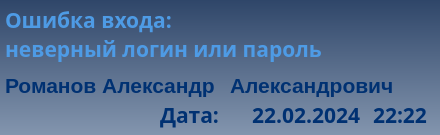
<?xml version="1.0" encoding="UTF-8"?>
<ui version="4.0">
 <class>widget_27_3_21_err_log_psw</class>
 <widget class="QWidget" name="widget_27_3_21_err_log_psw">
  <property name="geometry">
   <rect>
    <x>0</x>
    <y>0</y>
    <width>440</width>
    <height>135</height>
   </rect>
  </property>
  <property name="windowTitle">
   <string>widget_27_3_21_err_log_psw</string>
  </property>
  <property name="layoutDirection">
   <enum>Qt::LeftToRight</enum>
  </property>
  <property name="styleSheet">
   <string notr="true">background-color: qlineargradient(spread:pad, x1:0.5, y1:0, x2:0.5, y2:1, stop:0 rgba(47, 70, 105, 255), stop:1 rgba(131, 149, 174, 255));</string>
  </property>
  <widget class="QLabel" name="lbl_name_error">
   <property name="enabled">
    <bool>true</bool>
   </property>
   <property name="geometry">
    <rect>
     <x>5</x>
     <y>5</y>
     <width>401</width>
     <height>60</height>
    </rect>
   </property>
   <property name="font">
    <font>
     <family>Arial Black</family>
     <pointsize>16</pointsize>
     <weight>75</weight>
     <bold>true</bold>
    </font>
   </property>
   <property name="layoutDirection">
    <enum>Qt::LeftToRight</enum>
   </property>
   <property name="styleSheet">
    <string notr="true">color: rgb(78, 155, 229);
background-color: qlineargradient(spread:pad, x1:0, y1:0, x2:1, y2:0, stop:0 rgba(0, 0, 0, 0), stop:1 rgba(255, 255, 255, 0));</string>
   </property>
   <property name="text">
    <string>&lt;html&gt;&lt;head/&gt;&lt;body&gt;&lt;p&gt;Ошибка входа:&lt;br/&gt;неверный логин или пароль&lt;/p&gt;&lt;/body&gt;&lt;/html&gt;</string>
   </property>
  </widget>
  <widget class="QLabel" name="lbl_info">
   <property name="enabled">
    <bool>true</bool>
   </property>
   <property name="geometry">
    <rect>
     <x>160</x>
     <y>100</y>
     <width>65</width>
     <height>30</height>
    </rect>
   </property>
   <property name="font">
    <font>
     <family>Arial Black</family>
     <pointsize>16</pointsize>
     <weight>75</weight>
     <italic>false</italic>
     <bold>true</bold>
     <underline>false</underline>
    </font>
   </property>
   <property name="mouseTracking">
    <bool>true</bool>
   </property>
   <property name="contextMenuPolicy">
    <enum>Qt::NoContextMenu</enum>
   </property>
   <property name="layoutDirection">
    <enum>Qt::LeftToRight</enum>
   </property>
   <property name="styleSheet">
    <string notr="true">color: rgb(0, 49, 114);
background-color: qlineargradient(spread:pad, x1:0, y1:0, x2:1, y2:0, stop:0 rgba(0, 0, 0, 0), stop:1 rgba(255, 255, 255, 0));</string>
   </property>
   <property name="lineWidth">
    <number>1</number>
   </property>
   <property name="text">
    <string>Дата:</string>
   </property>
   <property name="textFormat">
    <enum>Qt::AutoText</enum>
   </property>
   <property name="alignment">
    <set>Qt::AlignLeading|Qt::AlignLeft|Qt::AlignVCenter</set>
   </property>
   <property name="wordWrap">
    <bool>false</bool>
   </property>
   <property name="margin">
    <number>0</number>
   </property>
   <property name="indent">
    <number>0</number>
   </property>
   <property name="textInteractionFlags">
    <set>Qt::NoTextInteraction</set>
   </property>
  </widget>
  <widget class="QLabel" name="lbl_name_1">
   <property name="enabled">
    <bool>true</bool>
   </property>
   <property name="geometry">
    <rect>
     <x>5</x>
     <y>70</y>
     <width>240</width>
     <height>30</height>
    </rect>
   </property>
   <property name="font">
    <font>
     <family>Arial</family>
     <pointsize>16</pointsize>
     <weight>75</weight>
     <bold>true</bold>
    </font>
   </property>
   <property name="layoutDirection">
    <enum>Qt::LeftToRight</enum>
   </property>
   <property name="styleSheet">
    <string notr="true">color: rgb(0, 49, 114);
background-color: qlineargradient(spread:pad, x1:0, y1:0, x2:1, y2:0, stop:0 rgba(0, 0, 0, 0), stop:1 rgba(255, 255, 255, 0));</string>
   </property>
   <property name="text">
    <string>Романов Александр</string>
   </property>
  </widget>
  <widget class="QLabel" name="lbl_data">
   <property name="enabled">
    <bool>true</bool>
   </property>
   <property name="geometry">
    <rect>
     <x>230</x>
     <y>100</y>
     <width>130</width>
     <height>30</height>
    </rect>
   </property>
   <property name="font">
    <font>
     <family>Arial Black</family>
     <pointsize>16</pointsize>
     <weight>75</weight>
     <italic>false</italic>
     <bold>true</bold>
     <underline>false</underline>
    </font>
   </property>
   <property name="mouseTracking">
    <bool>true</bool>
   </property>
   <property name="contextMenuPolicy">
    <enum>Qt::NoContextMenu</enum>
   </property>
   <property name="layoutDirection">
    <enum>Qt::LeftToRight</enum>
   </property>
   <property name="styleSheet">
    <string notr="true">color: rgb(0, 49, 114);
background-color: qlineargradient(spread:pad, x1:0, y1:0, x2:1, y2:0, stop:0 rgba(0, 0, 0, 0), stop:1 rgba(255, 255, 255, 0));</string>
   </property>
   <property name="lineWidth">
    <number>1</number>
   </property>
   <property name="text">
    <string>22.02.2024</string>
   </property>
   <property name="textFormat">
    <enum>Qt::AutoText</enum>
   </property>
   <property name="alignment">
    <set>Qt::AlignRight|Qt::AlignTrailing|Qt::AlignVCenter</set>
   </property>
   <property name="wordWrap">
    <bool>false</bool>
   </property>
   <property name="margin">
    <number>0</number>
   </property>
   <property name="indent">
    <number>0</number>
   </property>
   <property name="textInteractionFlags">
    <set>Qt::NoTextInteraction</set>
   </property>
  </widget>
  <widget class="QLabel" name="lbl_name_2">
   <property name="enabled">
    <bool>true</bool>
   </property>
   <property name="geometry">
    <rect>
     <x>230</x>
     <y>70</y>
     <width>240</width>
     <height>30</height>
    </rect>
   </property>
   <property name="font">
    <font>
     <family>Arial</family>
     <pointsize>16</pointsize>
     <weight>75</weight>
     <bold>true</bold>
    </font>
   </property>
   <property name="layoutDirection">
    <enum>Qt::LeftToRight</enum>
   </property>
   <property name="styleSheet">
    <string notr="true">color: rgb(0, 49, 114);
background-color: qlineargradient(spread:pad, x1:0, y1:0, x2:1, y2:0, stop:0 rgba(0, 0, 0, 0), stop:1 rgba(255, 255, 255, 0));</string>
   </property>
   <property name="text">
    <string>Александрович</string>
   </property>
  </widget>
  <widget class="QLabel" name="lbl_time">
   <property name="enabled">
    <bool>true</bool>
   </property>
   <property name="geometry">
    <rect>
     <x>365</x>
     <y>100</y>
     <width>70</width>
     <height>30</height>
    </rect>
   </property>
   <property name="font">
    <font>
     <family>Arial Black</family>
     <pointsize>16</pointsize>
     <weight>75</weight>
     <italic>false</italic>
     <bold>true</bold>
     <underline>false</underline>
    </font>
   </property>
   <property name="mouseTracking">
    <bool>true</bool>
   </property>
   <property name="contextMenuPolicy">
    <enum>Qt::NoContextMenu</enum>
   </property>
   <property name="layoutDirection">
    <enum>Qt::LeftToRight</enum>
   </property>
   <property name="styleSheet">
    <string notr="true">color: rgb(0, 49, 114);
background-color: qlineargradient(spread:pad, x1:0, y1:0, x2:1, y2:0, stop:0 rgba(0, 0, 0, 0), stop:1 rgba(255, 255, 255, 0));</string>
   </property>
   <property name="lineWidth">
    <number>1</number>
   </property>
   <property name="text">
    <string>22:22</string>
   </property>
   <property name="textFormat">
    <enum>Qt::AutoText</enum>
   </property>
   <property name="alignment">
    <set>Qt::AlignCenter</set>
   </property>
   <property name="wordWrap">
    <bool>false</bool>
   </property>
   <property name="margin">
    <number>0</number>
   </property>
   <property name="indent">
    <number>0</number>
   </property>
   <property name="textInteractionFlags">
    <set>Qt::NoTextInteraction</set>
   </property>
  </widget>
 </widget>
 <resources/>
 <connections/>
</ui>
